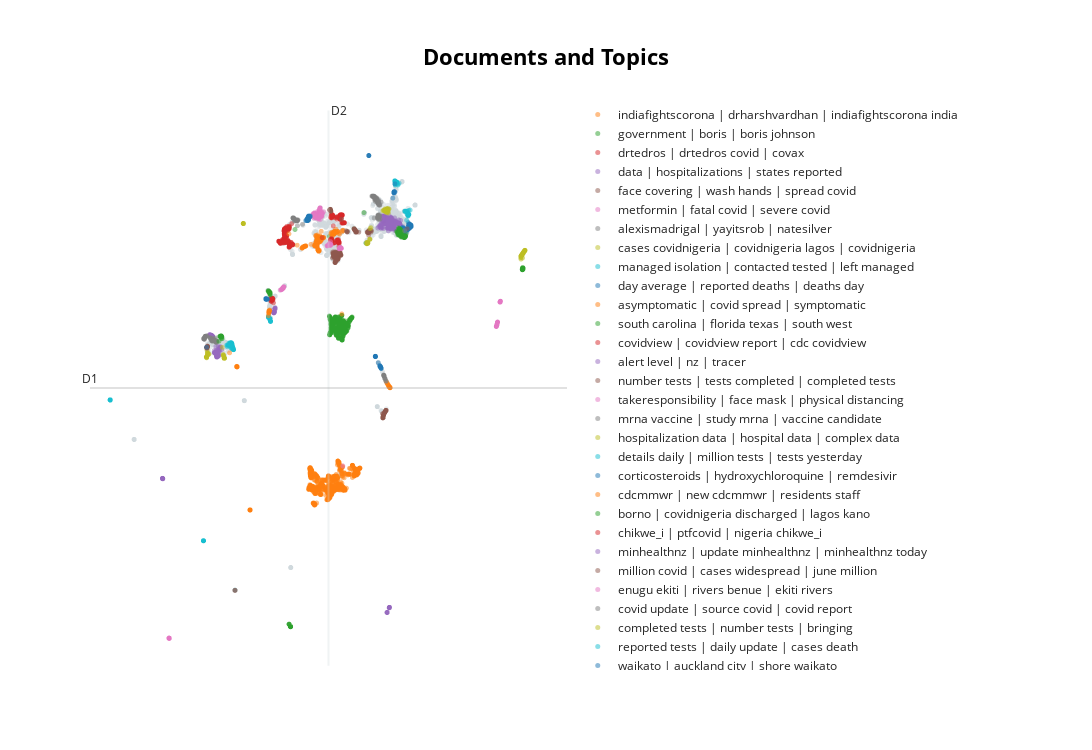

Notebook code cell kept with this figure:
### Code cell
# visualize documents
reduced_embeddings = UMAP(n_neighbors=10, n_components=2, min_dist=0.0, metric='cosine').fit_transform(embeddings_real)

# Visualize the documents in 2-dimensional space and show the titles on hover instead of the abstracts
# NOTE: You can hide the hover with `hide_document_hover=True` which is especially helpful if you have a large dataset
topic_model_real.visualize_documents(tweets['tweet'], reduced_embeddings=reduced_embeddings, custom_labels=True, hide_annotations=True, hide_document_hover=True)
